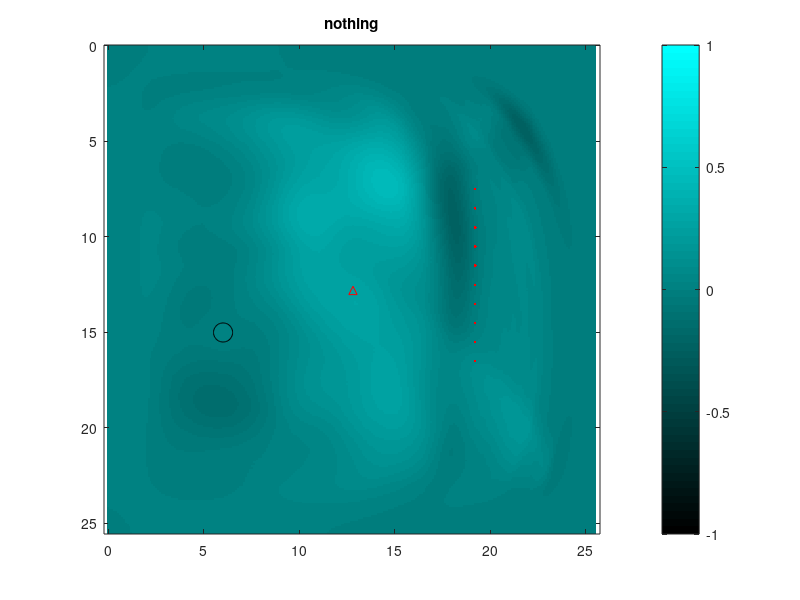

Reproduce this figure in MATLAB. (Note: this script raises an error after producing the figure.)

c=1; % speed of wave
c2=c^2;
nx=256;
ny=256; % size
dx=0.1; % space step
dt=0.01; % time step

Lx=dx*nx;
Ly=dx*ny; % size

u=zeros(ny,nx); % u is matrix with pixels values

% u(128,192)=100;

x=0:dx:dx*(nx-1);
y=0:dx:dx*(ny-1);


close all;
hf=figure;
ha=axes;
hi=imagesc(x,y,u);
colorbar;
set(ha,'clim',[-1 1]);

% cyan colormap:
bl1=linspace(0,1,64)';
bl2=linspace(0.0,1,64)';
bl3=linspace(0.0,0,64)';
bl=[bl3 bl2 bl1];
colormap(bl);

zh=zeros(1,nx);
zh1=zeros(1,nx-1);
zv=zeros(ny,1);
zv1=zeros(ny-1,1);

% decay factor:
kk=7;
ka=kk*ones(ny,nx); % decay factor distribution
% [X,Y] = meshgrid(x,y);   
% RR=sqrt((X-Lx/2).^2+(Y-Ly/2).^2);
% ka=exp(RR);
ks=35; 
% ka1=ka(ks:end-ks,ks:end-ks);
% ka1=zeros(size(ka1));
% ka(ks:end-ks,ks:end-ks)=ka1;

ksx=ks*dx;
ksx1=Lx/2-ksx;

ycc=1;
for yc=y
    xcc=1;
    for xc=x
        ax=abs(xc-Lx/2);
        ay=abs(yc-Ly/2);
        ax=ax*(ax>ksx1);
        ay=ay*(ay>ksx1);
        ka2=max(ax/(Lx/2),ay/(Ly/2));
        ka2=((Lx/2)/ksx)*(ka2-1)+1;
        ka(ycc,xcc)=ka2*((ax>ksx1)||(ay>ksx1));
        xcc=xcc+1;
    end
    ycc=ycc+1;
end
ka=kk*ka;
% imagesc(ka); colorbar; % decay distribution,
% high only near edges and 0 in the center



dt3=dt^2*c2/dx^2;

u_old=u; % zero initial velocity
dlc=20;
R=0.5; % obsticle radius
ox=6;
oy=15; % obsttacle position
[X,Y] = meshgrid(x,y);   
RR=sqrt((X-ox).^2+(Y-oy).^2);
lm=RR<=R;
al=0:pi/24:2*pi;
hold on;
plot(ox+R*cos(al),oy+R*sin(al),'k-');
indo=find(lm(:));
u(indo)=0;
un(indo)=0;
u(indo)=0;
u_old(indo)=0;
tdx=1; % transedusers step
tN=10; % number of transenduses
tx=19.2; 
ty=12.5; % transendusers position
tL=tN*tdx; % length of array
ty0=ty-tL/2;
tya=ty0+(0:tdx:tdx*(tN-1)); % y-coordinaties
tyai=ceil(ny*tya/Ly); %converts to indexes
r=[tx*ones(size(tya));
    tya];
txi=ceil(nx*tx/Lx); %converts to indexes
lm=false(ny,nx);
lm(tyai,txi)=true;
indt=find(lm(:));
plot(tx*ones(size(tya)),tya,'r.');
T=0.55*(2*Lx/c); % time between start sending and start listerning
Ti=ceil(T/dt); % as index
TT=T/4; % time of sending/listerning
TTi=ceil(TT/dt);
gn=20; % gain
snd=true; % sinfind, snd=false => listerning
utd=zeros(tN,TTi); % signal recorded
utd0=zeros(tN,TTi); % to smooth edges
ht=title(' ');
rt=[Lx/2;Ly/2]; % intial guess for obstacle position
hrt=plot(rt(1),rt(1),'r^');
axis equal;
for TTic=1:TTi
    utd(:,TTic)=5*exp(-((TTic-TTi/2)/(TTi/20))^2);
    utd0(:,TTic)=exp(-((TTic-TTi/2)/(TTi/5))^2);
end
%for lc=1:500000
for lc=1:21041
    % new u:
    un=((2-ka*dt).*u-(1-ka*dt).*u_old+...
    dt3*([u(2:end,:);zh]+[zh;u(1:end-1,:)]+[u(:,2:end) zv]+[zv u(:,1:end-1)] -4*u));

    un(indo)=0;

    u_old=u;
    u=un;
    
    lc1=mod(lc-1,Ti)+1;
    if lc1<=TTi % if sending or listerning
        if snd
            % sending
            %for tNc=1:tN
                u(indt)=utd(:,lc1)';
            %end
            set(ht,'string','sending');
        else
            % listerning
            utd(:,lc1)=gn*u(indt)'; % with gain
            set(ht,'string','listerning');
        end
    else
        set(ht,'string','nothing');
    end
    
    if mod(lc,Ti)==(TTi+1)
        
        if ~snd
            % get obstacle position:
            lt=zeros(tN,1); % times
            for tNc=1:tN
                [tmp im]=min(utd(tNc,:));
                lt(tNc)=im*dt;
            end
            rt=mlat(r,lt',c,rt);
            % if no convergens and out of bouds, then return:
            if rt(1)<x(1)
                rt(1)=x(1);
            end
            if rt(1)>x(end)
                rt(1)=x(end);
            end
            if rt(2)<y(1)
                rt(2)=y(1);
            end
            if rt(2)>y(end)
                rt(2)=y(end);
            end
            set(hrt,'XData',rt(1),'YData',rt(2));
        end
        
        snd=~snd; % turn
     
        utd=-fliplr(utd); % revers time
        utd=bsxfun(@minus,utd,mean(utd,2)); % remove bias
        utd=utd.*utd0; % decrase in start and end to avoid jumps in signal
    end
    
    if mod(lc,dlc)==0
        set(hi,'CData',u);
        drawnow;
    end
    
end
